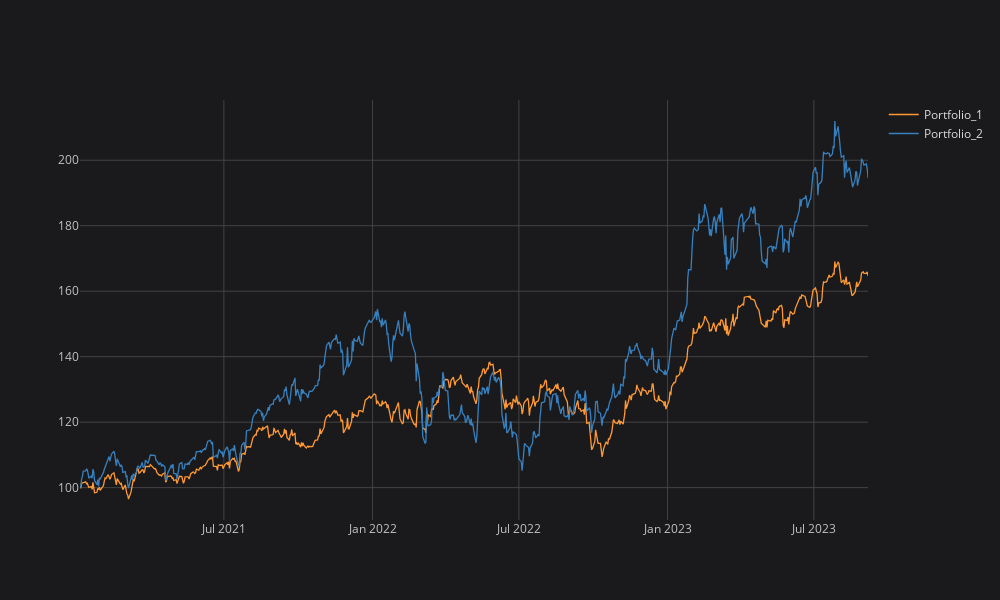

Notebook source saved alongside this figure:
### Code cell
realizedPortfolios = evaluateMultiplePortfolios(df,weights_set, initialWealth, start_date)

configure_plotly_browser_state()
realizedPortfolios.iplot()

### Figure 1 — Plotly figure (JSON) as saved in the notebook; plotly's stock layout.template omitted (floating-point values rounded to 4 significant figures; data arrays with more than 128 entries replaced by an {"elided": "..."} marker saying what was removed)
{"data": [{"line": {"color": "rgba(255, 153, 51, 1.0)", "dash": "solid", "shape": "linear", "width": 1.3}, "mode": "lines", "name": "Portfolio_1", "text": "", "type": "scatter", "x": {"elided": "686 str values"}, "y": {"elided": "686 float values"}}, {"line": {"color": "rgba(55, 128, 191, 1.0)", "dash": "solid", "shape": "linear", "width": 1.3}, "mode": "lines", "name": "Portfolio_2", "text": "", "type": "scatter", "x": {"elided": "686 str values"}, "y": {"elided": "686 float values"}}], "layout": {"height": 600, "legend": {"bgcolor": "#1A1A1C", "font": {"color": "#D9D9D9"}}, "paper_bgcolor": "#1A1A1C", "plot_bgcolor": "#1A1A1C", "title": {"font": {"color": "#D9D9D9"}}, "width": 1000, "xaxis": {"gridcolor": "#434343", "showgrid": true, "tickfont": {"color": "#C2C2C2"}, "title": {"font": {"color": "#D9D9D9"}, "text": ""}, "zerolinecolor": "#666570"}, "yaxis": {"gridcolor": "#434343", "showgrid": true, "tickfont": {"color": "#C2C2C2"}, "title": {"font": {"color": "#D9D9D9"}, "text": ""}, "zerolinecolor": "#666570"}}}
